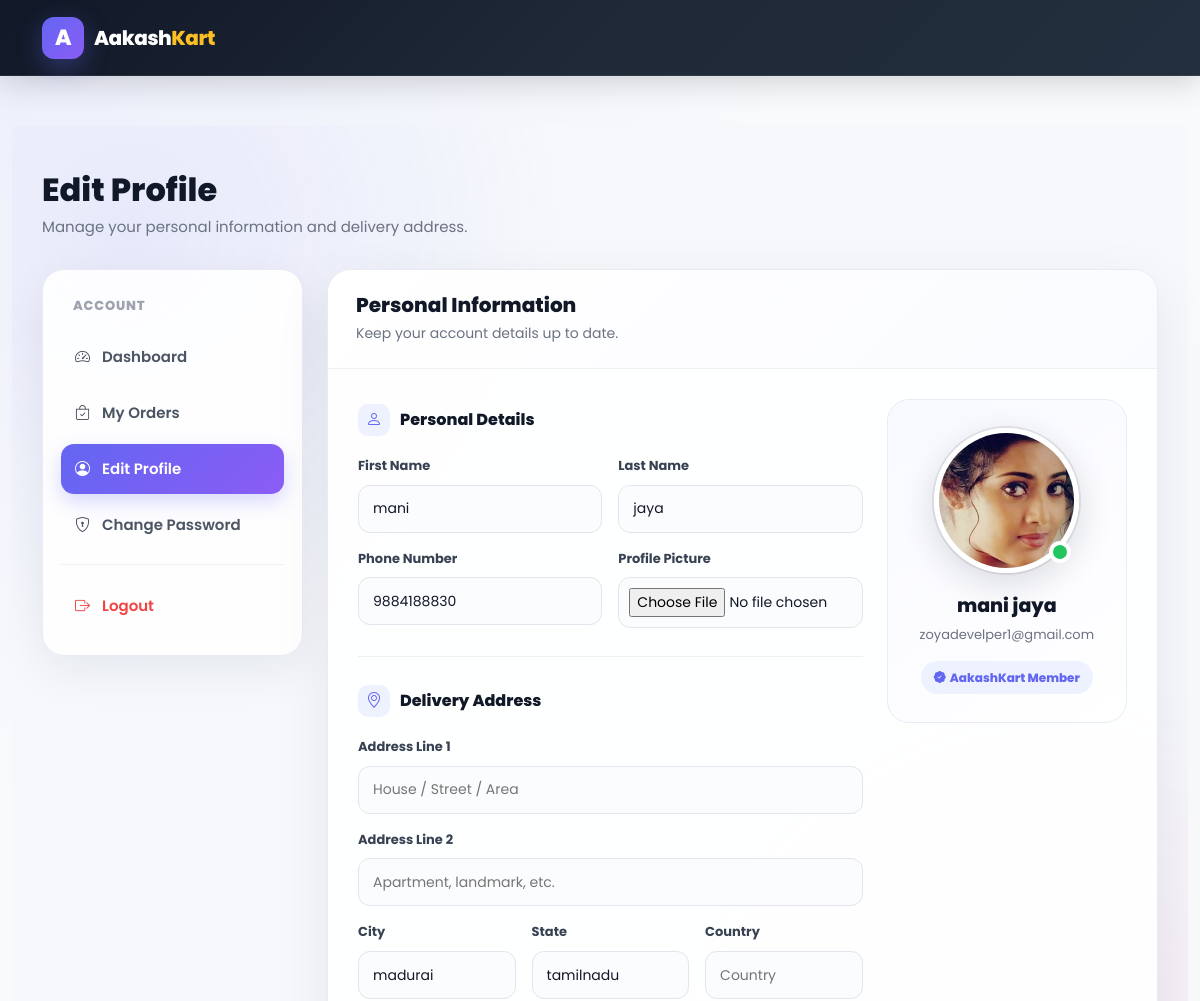
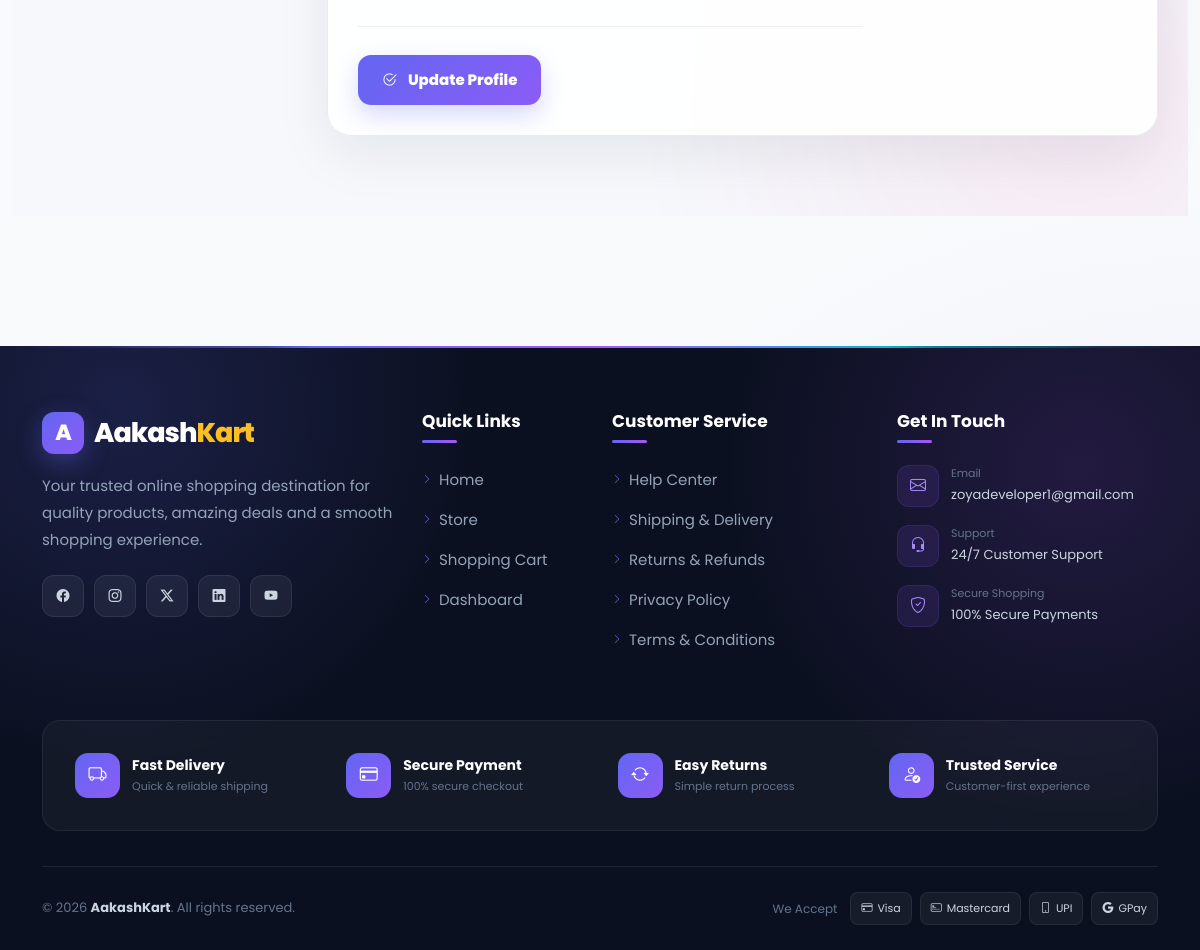
/accounts/edit-profile/ (signed in), run on the app's committed database (2 pictures, top to bottom).
### accounts/models.py (models this page shows, shortened)
class Account(AbstractBaseUser):
    first_name     = models.CharField(max_length=50)
    last_name      = models.CharField(max_length=50)
    username       = models.CharField(max_length=50, unique=True)
    email          = models.EmailField(max_length=100, unique=True)
    phone_number   = models.CharField(max_length=15, blank=True)
    address_line_1 = models.CharField(max_length=100, blank=True)
    address_line_2 = models.CharField(max_length=100, blank=True)
    city           = models.CharField(max_length=50, blank=True)
    state          = models.CharField(max_length=50, blank=True)
    country        = models.CharField(max_length=50, blank=True)
    profile_picture = models.ImageField(upload_to='users/', blank=True, null=True)
    date_joined    = models.DateTimeField(auto_now_add=True)
    last_login     = models.DateTimeField(auto_now_add=True)
    is_admin       = models.BooleanField(default=False)
    is_staff       = models.BooleanField(default=False)
    is_active      = models.BooleanField(default=False)
    is_superadmin  = models.BooleanField(default=False)
    USERNAME_FIELD = 'email'
    REQUIRED_FIELDS = ['username', 'first_name', 'last_name']
    objects = MyAccountManager()

class Address(models.Model):
    user = models.ForeignKey(Account, on_delete=models.CASCADE, related_name='addresses')
    full_name = models.CharField(max_length=100, blank=True, null=True)
    phone = models.CharField(max_length=15, blank=True, null=True)
    address_line = models.CharField(max_length=255, blank=True, null=True)
    city = models.CharField(max_length=100, blank=True, null=True)
    state = models.CharField(max_length=100, blank=True, null=True)
    is_default = models.BooleanField(default=False)
    class Meta:
        verbose_name = "User Address"
        verbose_name_plural = "User Addresses"

### accounts/views.py (the view, shortened to what this page needs)
# urls.py: path('edit-profile/', views.edit_profile, name='edit_profile'),
@login_required
def edit_profile(request):
    user = request.user
    address, _ = Address.objects.get_or_create(user=user)
    return render(request, 'accounts/edit_profile.html', {'user': user, 'address': address})

### category/context_processors.py (called while the page is built)
def menu_links(request):
    links = Category.objects.all()
    return dict(links=links)

### templates/accounts/edit_profile.html (shortened to what this page needs)
{% extends 'base.html' %}
{% load static %}
{% block content %}
<section class="profile-page">
    <div class="container">
        <div class="profile-heading">
            <h2>Edit Profile</h2>
            <p>Manage your personal information and delivery address.</p>
        </div>
        <div class="row g-4">
            <aside class="col-lg-3">
                <div class="profile-sidebar">
                    <div class="sidebar-title">
                        Account
                    </div>
                    <a href="{% url 'dashboard' %}">
                        <i class="bi bi-speedometer2"></i>
                        Dashboard
                    </a>
                    <a href="{% url 'my_orders' %}">
                        <i class="bi bi-bag-check"></i>
                        My Orders
                    </a>
                    <a class="active" href="{% url 'edit_profile' %}">
                        <i class="bi bi-person-circle"></i>
                        Edit Profile
                    </a>
                    <a href="{% url 'change_password' %}">
                        <i class="bi bi-shield-lock"></i>
                        Change Password
                    </a>
                    <div class="logout-btn">
                        <a href="{% url 'logout' %}">
                            <i class="bi bi-box-arrow-right"></i>
                            Logout
                        </a>
                    </div>
                </div>
            </aside>
            <main class="col-lg-9">
                <div class="profile-card">
                    <div class="profile-card-header">
                        <h4>
                            Personal Information
                        </h4>
                        <p>
                            Keep your account details up to date.
                        </p>
                    </div>
                    <div class="profile-card-body">
                        <form method="POST" enctype="multipart/form-data">
                            <div class="row g-4">
                                <div class="col-lg-8">
                                    <div class="form-section-title">
                                        <span>
                                            <i class="bi bi-person"></i>
                                        </span>
                                        Personal Details
                                    </div>
                                    <div class="row g-3">
                                        <div class="col-md-6">
                                            <label class="form-label-modern">
                                                First Name
                                            </label>
                                            <input
                                                type="text"
                                                name="first_name"
                                                class="modern-input"
                                                value="{{ user.first_name }}"
                                                placeholder="Enter first name"
                                            >
                                        </div>
                                        <div class="col-md-6">
                                            <label class="form-label-modern">
                                                Last Name
                                            </label>
                                            <input
                                                type="text"
                                                name="last_name"
                                                class="modern-input"
                                                value="{{ user.last_name }}"
                                                placeholder="Enter last name"
                                            >
                                        </div>
                                        <div class="col-md-6">
                                            <label class="form-label-modern">
                                                Phone Number
                                            </label>
                                            <input
                                                type="text"
                                                name="phone_number"
                                                class="modern-input"
                                                value="{{ user.phone_number }}"
                                                placeholder="Enter phone number"
                                            >
                                        </div>
                                        <div class="col-md-6">
                                            <label class="form-label-modern">
                                                Profile Picture
                                            </label>
                                            <input
                                                type="file"
                                                name="profile_picture"
                                                class="modern-input"
                                                accept="image/*"
                                                onchange="previewImage(event)"
                                            >
                                        </div>
                                    </div>
                                    <div class="form-divider"></div>
                                    <div class="form-section-title">
                                        <span>
                                            <i class="bi bi-geo-alt"></i>
                                        </span>
                                        Delivery Address
                                    </div>
                                    <div class="row g-3">
                                        <div class="col-12">
                                            <label class="form-label-modern">
                                                Address Line 1
                                            </label>
                                            <input
                                                type="text"
                                                name="address_line_1"
                                                class="modern-input"
                                                value="{{ address.address_line_1 }}"
                                                placeholder="House / Street / Area"
                                            >
                                        </div>
                                        <div class="col-12">
                                            <label class="form-label-modern">
                                                Address Line 2
                                            </label>
                                            <input
                                                type="text"
                                                name="address_line_2"
                                                class="modern-input"
                                                value="{{ address.address_line_2 }}"
                                                placeholder="Apartment, landmark, etc."
                                            >
                                        </div>
                                        <div class="col-md-4">
                                            <label class="form-label-modern">
                                                City
                                            </label>
                                            <input
                                                type="text"
                                                name="city"
                                                class="modern-input"
                                                value="{{ address.city }}"
                                                placeholder="City"
                                            >
                                        </div>
                                        <div class="col-md-4">
                                            <label class="form-label-modern">
                                                State
                                            </label>
                                            <input
                                                type="text"
                                                name="state"
                                                class="modern-input"
                                                value="{{ address.state }}"
                                                placeholder="State"
                                            >
                                        </div>
                                        <div class="col-md-4">
                                            <label class="form-label-modern">
                                                Country
                                            </label>
                                            <input
                                                type="text"
                                                name="country"
                                                class="modern-input"
                                                value="{{ address.country }}"
                                                placeholder="Country"
                                            >
                                        </div>
                                    </div>
                                    <div class="form-divider"></div>
                                    <button
                                        type="submit"
                                        class="update-btn"
                                        id="updateBtn"
                                    >
                                        <i class="bi bi-check2-circle me-2"></i>
                                        Update Profile
                                    </button>
                                </div>
                                <div class="col-lg-4">
                                    <div class="profile-preview-card">
                                        <div class="profile-avatar-wrap">
                                            {% if user.profile_picture %}
                                                <img
                                                    id="preview"
                                                    src="{{ user.profile_picture.url }}"
                                                    class="profile-img"
                                                    alt="Profile"
                                                >
                                            {% endif %}
                                            <span class="online-dot"></span>
                                        </div>
                                        <div class="profile-name">
                                            {{ user.first_name }}
                                            {{ user.last_name }}
                                        </div>
                                        <div class="profile-email">
                                            {{ user.email }}
                                        </div>
                                        <div class="profile-badge">
                                            <i class="bi bi-patch-check-fill me-1"></i>
                                            AakashKart Member
                                        </div>
                                    </div>
                                </div>
                            </div>
                        </form>
                    </div>
                </div>
            </main>
        </div>
    </div>
</section>
{% endblock %}

### templates/base.html (style rules this page uses)
:root { --primary: #6366f1; --primary-dark: #4f46e5; --primary-light: #818cf8; --purple: #8b5cf6; --pink: #ec4899; --dark: #0f172a; --dark-2: #1e293b; --dark-3: #334155; --text: #1e293b; --text-light: #64748b; --white: #ffffff; --bg: #f8fafc; --bg-soft: #eef2ff; --border: #e2e8f0; --success: #10b981; --danger: #ef4444; --warning: #f59e0b; --radius-sm: 10px; --radius-md: 16px; --radius-lg: 24px; --radius-xl: 32px; --shadow-sm: 0 4px 15px rgba(15, 23, 42, 0.06); --shadow-md: 0 10px 30px rgba(15, 23, 42, 0.10); --shadow-lg: 0 20px 50px rgba(15, 23, 42, 0.15); --transition: all 0.3s ease; }
*, *::before, *::after { margin: 0; padding: 0; box-sizing: border-box; }
html { scroll-behavior: smooth; font-size: 16px; }
body { font-family: "Poppins", "Inter", sans-serif; background: radial-gradient( circle at top left, rgba(99, 102, 241, 0.08), transparent 35% ), radial-gradient( circle at bottom right, rgba(139, 92, 246, 0.08), transparent 35% ), #f8fafc; color: var(--text); min-height: 100vh; display: flex; flex-direction: column; overflow-x: hidden; line-height: 1.6; }
a { text-decoration: none; transition: var(--transition); }
img { max-width: 100%; height: auto; display: block; }
label { color: var(--text); font-size: 13px; font-weight: 600; margin-bottom: 7px; }

### data on the page
Account: first_name "mani", last_name "jaya", phone_number "9884188830", profile_picture (picture), email "zoyadevelper1@gmail.com"
Address: city "madurai", state "tamilnadu"
